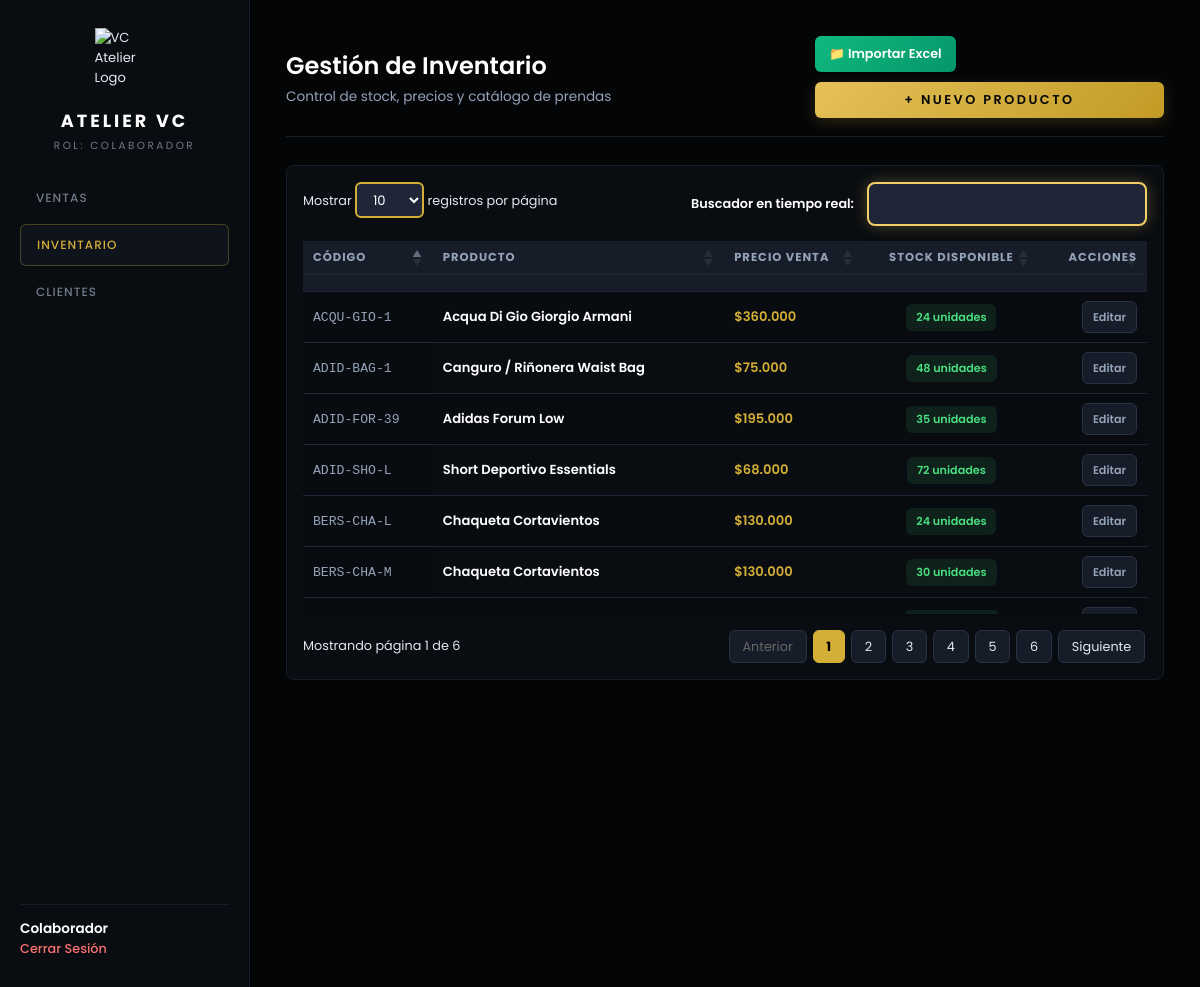
Page /inventario (signed in) on the committed database.
### config/models.py (models this page shows)
class Producto(Base):
    __tablename__ = "productos"
    id = Column(Integer, primary_key=True, index=True)
    nombre = Column(String(200), nullable=False)
    categoria = Column(String(50), nullable=True)
    marca = Column(String(50), nullable=True)
    referencia = Column(String(50), nullable=True)
    color = Column(String(50), nullable=True)
    talla = Column(String(20), nullable=True)
    codigo = Column(String(50), unique=True, nullable=True)
    precio = Column(Float, nullable=False)  # Precio de venta
    precio_costo = Column(Float, default=0.0)  # Precio en que nos sale
    stock = Column(Integer, default=0)
    creado_en = Column(DateTime, default=hora_colombia)

### main.py (the view)
@app.get("/inventario", response_class=HTMLResponse)
async def listar_inventario(request: Request, q: Optional[str] = None, db: Session = Depends(get_db)):
    user = get_current_user(request)
    if not user:
        return RedirectResponse(url="/login", status_code=status.HTTP_303_SEE_OTHER)
    alerta_push = request.session.pop("alerta_importacion", None)
    query = db.query(Producto)
    if q and q.strip():
        search_term = f"%{q.strip()}%"
        query = query.filter(
            or_(
                Producto.nombre.ilike(search_term),
                Producto.codigo.ilike(search_term)
            )
        )
    productos = query.order_by(Producto.nombre.asc()).all()
    return templates.TemplateResponse(
        request=request,
        name="inventario.html",
        context={
            "user": user,
            "productos": productos,
            "busqueda": q,
            "active_page": "inventario",
            "alerta_push": alerta_push
        }
    )

### templates/inventario.html (shortened to what this page needs)
{% extends "base.html" %}
{% block extra_head %}
<link rel="stylesheet" href="https://cdn.datatables.net/1.13.6/css/jquery.dataTables.min.css">
{% endblock %}
{% block content %}
<div class="page-header">
    <div>
        <h2 style="color: #FFFFFF; font-weight: 600; font-size: 1.5rem;">Gestión de Inventario</h2>
        <p style="color: #94A3B8; font-size: 0.85rem; margin-top: 4px;">Control de stock, precios y catálogo de prendas</p>
    </div>
    <div style="display: flex; gap: 10px; flex-wrap: wrap; align-items: center;">
        <button type="button" onclick="abrirModalImportar()" style="background: linear-gradient(135deg, #10B981 0%, #059669 100%); color: #FFF; border: none; padding: 0 18px; height: 38px; border-radius: 6px; cursor: pointer; font-weight: 600; font-size: 0.85rem; display: inline-flex; align-items: center; justify-content: center; text-align: center; gap: 6px;">
            📁 Importar Excel
        </button>
        <a href="/inventario/nuevo" class="btn-gold" style="text-decoration: none; padding: 0 18px; height: 38px; display: inline-flex; align-items: center; justify-content: center; text-align: center; border-radius: 6px; font-weight: 600; font-size: 0.85rem;">
            + Nuevo Producto
        </a>
    </div>
</div>
<div style="background-color: #090C10; border: 1px solid #161D28; border-radius: 8px; padding: 16px;">
    <table id="tablaInventario" class="display" style="width: 100%; color: #E2E8F0; font-size: 0.8rem; border-collapse: collapse;">
        <thead>
            <tr style="background-color: #171D28; border-bottom: 1px solid #161D28; color: #94A3B8; text-transform: uppercase; font-size: 0.7rem; letter-spacing: 1px;">
                <th style="padding: 12px 14px;">Código</th>
                <th style="padding: 12px 14px;">Producto</th>
                <th style="padding: 12px 14px;">Precio Venta</th>
                <th style="padding: 12px 14px; text-align: center;">Stock Disponible</th>
                <th style="padding: 12px 14px; text-align: right;">Acciones</th>
            </tr>
        </thead>
        <tbody>
            {% for p in productos %}
            <tr style="border-bottom: 1px solid #161D28; vertical-align: middle;">
                <td style="padding: 12px 14px; color: #94A3B8; font-family: monospace; white-space: nowrap;">{{ p.codigo or 'S/C' }}</td>
                <td style="padding: 12px 14px;">
                    <span style="font-weight: 600; color: #FFFFFF; display: block;">{{ p.nombre }}</span>
                </td>
                <td style="padding: 12px 14px; color: #D4AF37; font-weight: 600; white-space: nowrap;">${{ "{:,.0f}".format(p.precio).replace(',', '.') }}</td>
                <td style="padding: 12px 14px; text-align: center; white-space: nowrap;">
                    {% if p.stock > 5 %}
                        <span style="background: rgba(74, 222, 128, 0.1); color: #4ADE80; padding: 5px 10px; border-radius: 6px; font-size: 0.7rem; font-weight: 600; display: inline-block;">
                            {{ p.stock }} unidades
                        </span>
                    {% elif p.stock > 0 %}
                        <span style="background: rgba(251, 191, 36, 0.1); color: #FBBF24; padding: 5px 10px; border-radius: 6px; font-size: 0.7rem; font-weight: 600; display: inline-block;">
                            {{ p.stock }} ¡Bajo stock!
                        </span>
                    {% else %}
                        <span style="background: rgba(248, 113, 113, 0.1); color: #F87171; padding: 5px 10px; border-radius: 6px; font-size: 0.7rem; font-weight: 600; display: inline-block;">
                            Agotado
                        </span>
                    {% endif %}
                </td>
                <td style="padding: 12px 14px; text-align: right; white-space: nowrap;">
                    <div style="display: inline-flex; gap: 6px; align-items: center; justify-content: flex-end;">
                        <a href="/inventario/{{ p.id }}/editar" style="color: #94A3B8; text-decoration: none; font-size: 0.7rem; font-weight: 600; padding: 0 10px; height: 32px; background: #171D28; border: 1px solid #283245; border-radius: 6px; display: inline-flex; align-items: center;">Editar</a>
                    </div>
                </td>
            </tr>
            {% endfor %}
        </tbody>
    </table>
</div>
{% endblock %}

### static/css/style.css (style rules this page uses)
* { box-sizing: border-box; margin: 0; padding: 0; font-family: 'Poppins', -apple-system, BlinkMacSystemFont, 'Segoe UI', Roboto, sans-serif; }
body { background-color: #040507 !important; color: #E2E8F0; min-height: 100vh; -webkit-font-smoothing: antialiased; font-size: 0.82rem !important; }
.btn-gold { width: 100%; height: 38px !important; background: linear-gradient(135deg, #E5C158 0%, #C29B26 100%) !important; color: #040507 !important; font-weight: 600; font-size: 0.75rem; letter-spacing: 2.5px; border: none !important; border-radius: 6px; padding: 0 16px !important; cursor: pointer; text-transform: uppercase; transition: all 0.25s ease; text-align: center; text-decoration: none; display: inline-flex; align-items: center; justify-content: center; box-shadow: 0 4px 15px rgba(212, 175, 55, 0.2); box-sizing: border-box !important; }
.page-header { display: flex; flex-direction: column; gap: 12px; margin-bottom: 28px; border-bottom: 1px solid #161D28; padding-bottom: 18px; }
div[style*="background-color"], div[style*="background:"], section { background-color: #090C10 !important; border-color: #161D28 !important; border-radius: 8px; }
.main-content, .app-layout, body, .login-container { background-color: #040507 !important; }
table.dataTable { border-collapse: collapse !important; }
table.dataTable.no-footer { border-bottom: 1px solid #161D28 !important; }
@media (min-width: 768px) { .page-header { flex-direction: row; justify-content: space-between; align-items: center; } }

### templates/base.html (style rules this page uses)
body { font-size: 0.82rem !important; background-color: #0b0f15; color: #E2E8F0; }
table { width: 100%; border-collapse: collapse; }
table th { padding: 8px 10px !important; font-size: 0.72rem !important; color: #94A3B8 !important; text-transform: uppercase; border-bottom: 1px solid #1E2638 !important; text-align: left; }
table td { padding: 9px 10px !important; font-size: 0.82rem !important; border-bottom: 1px solid #1E2638 !important; color: #E2E8F0; }
button:not(td button), .btn-gold { height: 36px !important; padding: 0 14px !important; font-size: 0.8rem !important; font-weight: 600; border-radius: 6px !important; display: inline-flex; align-items: center; justify-content: center; cursor: pointer; }

### rows in the picture
Producto: codigo "ACQU-GIO-1", nombre "Acqua Di Gio Giorgio Armani", precio "360.000", stock "24"
Producto: codigo "ADID-FOR-39", nombre "Adidas Forum Low", precio "195.000", stock "35"
Producto: codigo "ADID-BAG-1", nombre "Canguro / Riñonera Waist Bag", precio "75.000", stock "48"
Producto: codigo "BERS-CHA-M", nombre "Chaqueta Cortavientos", precio "130.000", stock "30"
Producto: codigo "BERS-CHA-L", nombre "Chaqueta Cortavientos", precio "130.000", stock "24"
Producto: codigo "ADID-SHO-L", nombre "Short Deportivo Essentials", precio "68.000", stock "72"

### other values in the picture
{{ user.rol }} "COLABORADOR"
{{ user.nombre }} "Colaborador"
